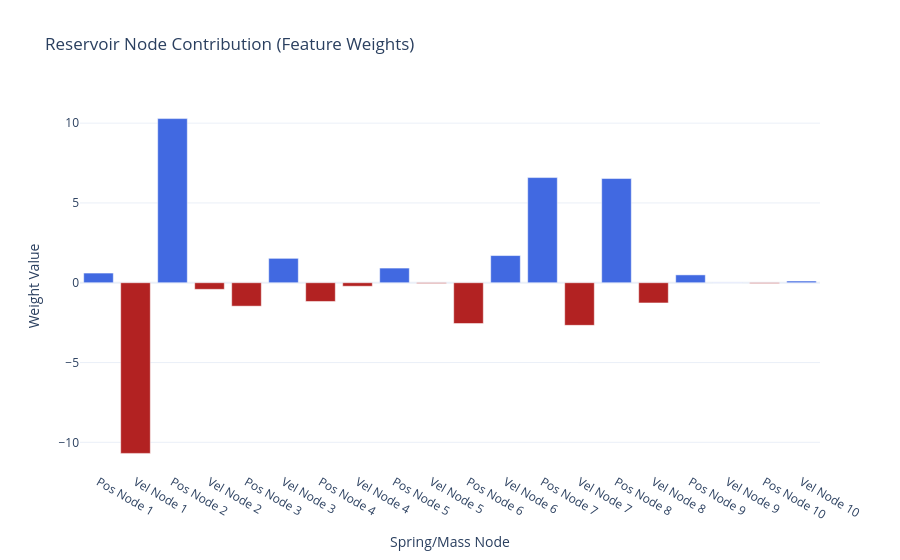

Notebook code for this chart:
### Code cell
weights = ridge_model.coef_
labels = [
    f"{'Pos' if i % 2 == 0 else 'Vel'} Node {i//2 + 1}" for i in range(len(weights))
]

fig = go.Figure(
    data=[
        go.Bar(
            x=labels,
            y=weights,
            marker_color=np.where(
                weights >= 0, "royalblue", "firebrick"
            ),  # Blue for +, Red for -
        )
    ]
)

fig.update_layout(
    title="Reservoir Node Contribution (Feature Weights)",
    xaxis_title="Spring/Mass Node",
    yaxis_title="Weight Value",
    template="plotly_white",
)

fig.show()

### Figure 1 — Plotly figure (JSON) as saved in the notebook; plotly's stock layout.template omitted (floating-point values rounded to 4 significant figures)
{"data": [{"marker": {"color": ["royalblue", "firebrick", "royalblue", "firebrick", "firebrick", "royalblue", "firebrick", "firebrick", "royalblue", "firebrick", "firebrick", "royalblue", "royalblue", "firebrick", "royalblue", "firebrick", "royalblue", "royalblue", "firebrick", "royalblue"]}, "type": "bar", "x": ["Pos Node 1", "Vel Node 1", "Pos Node 2", "Vel Node 2", "Pos Node 3", "Vel Node 3", "Pos Node 4", "Vel Node 4", "Pos Node 5", "Vel Node 5", "Pos Node 6", "Vel Node 6", "Pos Node 7", "Vel Node 7", "Pos Node 8", "Vel Node 8", "Pos Node 9", "Vel Node 9", "Pos Node 10", "Vel Node 10"], "y": [0.6057, -10.69, 10.28, -0.4138, -1.468, 1.528, -1.175, -0.2202, 0.9186, -0.04996, -2.558, 1.702, 6.589, -2.67, 6.528, -1.268, 0.4918, 0.01764, -0.04776, 0.1065]}], "layout": {"title": {"text": "Reservoir Node Contribution (Feature Weights)"}, "xaxis": {"title": {"text": "Spring/Mass Node"}}, "yaxis": {"title": {"text": "Weight Value"}}}}
